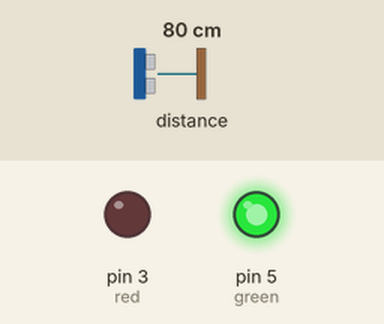
Recording of a sketch running on a simulated Arduino Uno, built with avr-gcc and run on an emulated ATmega328P. Shown: output pins drawn as LEDs (lit = HIGH). Dashed ring = blinking. The test bench sets the inputs (shaded band); at power-on: distance to the obstacle 80 cm. What the sketch prints to the serial monitor is not drawn.

Above: at 2.2 s.
2.3 s: distance to the obstacle set to 53 cm
4.5 s: distance to the obstacle set to 44 cm
At 5.71 s:
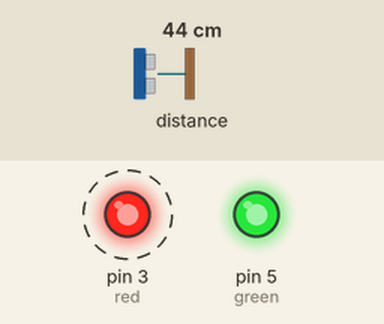
8.0 s: distance to the obstacle set to 120 cm
At 9.2 s:
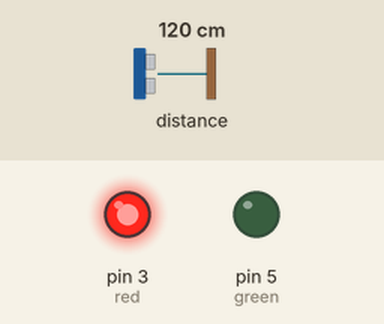
9.6 s: distance to the obstacle set to 103 cm
11.2 s: distance to the obstacle set to 94 cm
At 11.6 s:
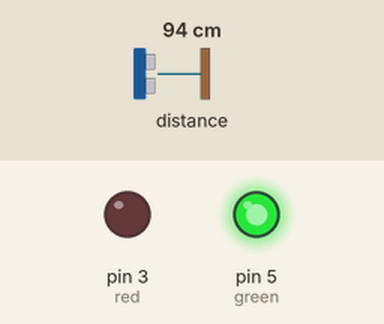
12.8 s: distance to the obstacle set to 2 cm
At 13.61 s:
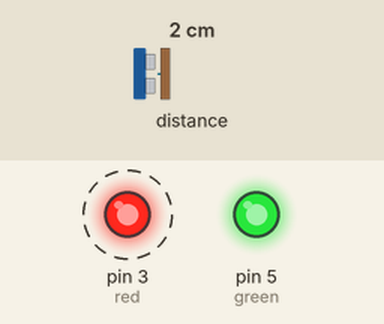
Timing chart, 0 to 17.3 s (numbered marks = the images above; inputs shaded):
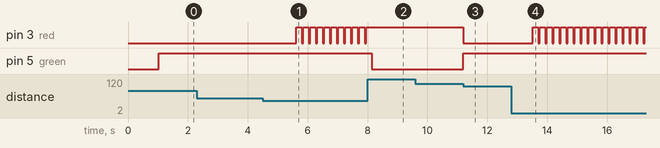

Measured:
- the behaviour switches between 50 and 49 cm on distance to the obstacle (found by bisection; images 0 and 1)
- the behaviour switches between 100 and 99 cm on distance to the obstacle (found by bisection; images 2 and 3)
- after the input at 2.3 s, every drawn part: stays the same
- after the input at 4.5 s, pin 3 (red): alternates HIGH for 0.18 s and LOW for 0.05 s, starting after 1.1 s
- after the input at 8.0 s, pin 3 (red): stops changing and stays HIGH; pin 5 (green): HIGH → LOW after 0.14 s
- after the input at 9.6 s, every drawn part: stays the same
- after the input at 11.2 s, pin 3 (red): HIGH → LOW at once; pin 5 (green): LOW → HIGH at once
- after the input at 12.8 s, pin 3 (red): alternates HIGH for 0.18 s and LOW for 0.05 s, starting after 0.72 s

The sketch:

musk.ino
```cpp
//social distancing mask by Abid Hossain
//

#include "Adafruit_VL53L0X.h"

int green = 5;
int red = 3;
Adafruit_VL53L0X lox = Adafruit_VL53L0X();

void setup() {
  pinMode ( green, OUTPUT);
  pinMode ( red, OUTPUT);

  delay(1000);
  Serial.begin(115200);

  // wait until serial port opens for native USB devices
  while (! Serial) {
    delay(1);
  }

  Serial.println("Adafruit VL53L0X test");
  if (!lox.begin()) {
    Serial.println(F("Failed to boot VL53L0X"));
    while (1);
  }
  // power
  Serial.println(F("VL53L0X API Simple Ranging example\n\n"));
}


void loop() {
  VL53L0X_RangingMeasurementData_t measure;

  Serial.print("Reading a measurement... ");
  lox.rangingTest(&measure, false); // pass in 'true' to get debug data printout!

  /*
      if (measure.RangeStatus != 4) {  // phase failures have incorrect data
       Serial.print("Distance (mm): "); Serial.println(measure.RangeMilliMeter);
      } else {
       Serial.println(" out of range ");

      }
  */


  if (measure.RangeMilliMeter >= 500 & measure.RangeMilliMeter < 1000) {
    digitalWrite(red, LOW);
    digitalWrite(green, HIGH);
    delay(1000);
  }


  else if (measure.RangeMilliMeter < 500) {
    digitalWrite(red, LOW);
    digitalWrite(green, HIGH);
    delay(50);
    digitalWrite(red, HIGH);
    digitalWrite(green, HIGH);
    delay(50);

  }

  else {
    digitalWrite(green, LOW);
    digitalWrite(red, HIGH);
  }

  delay(100);
}
```
